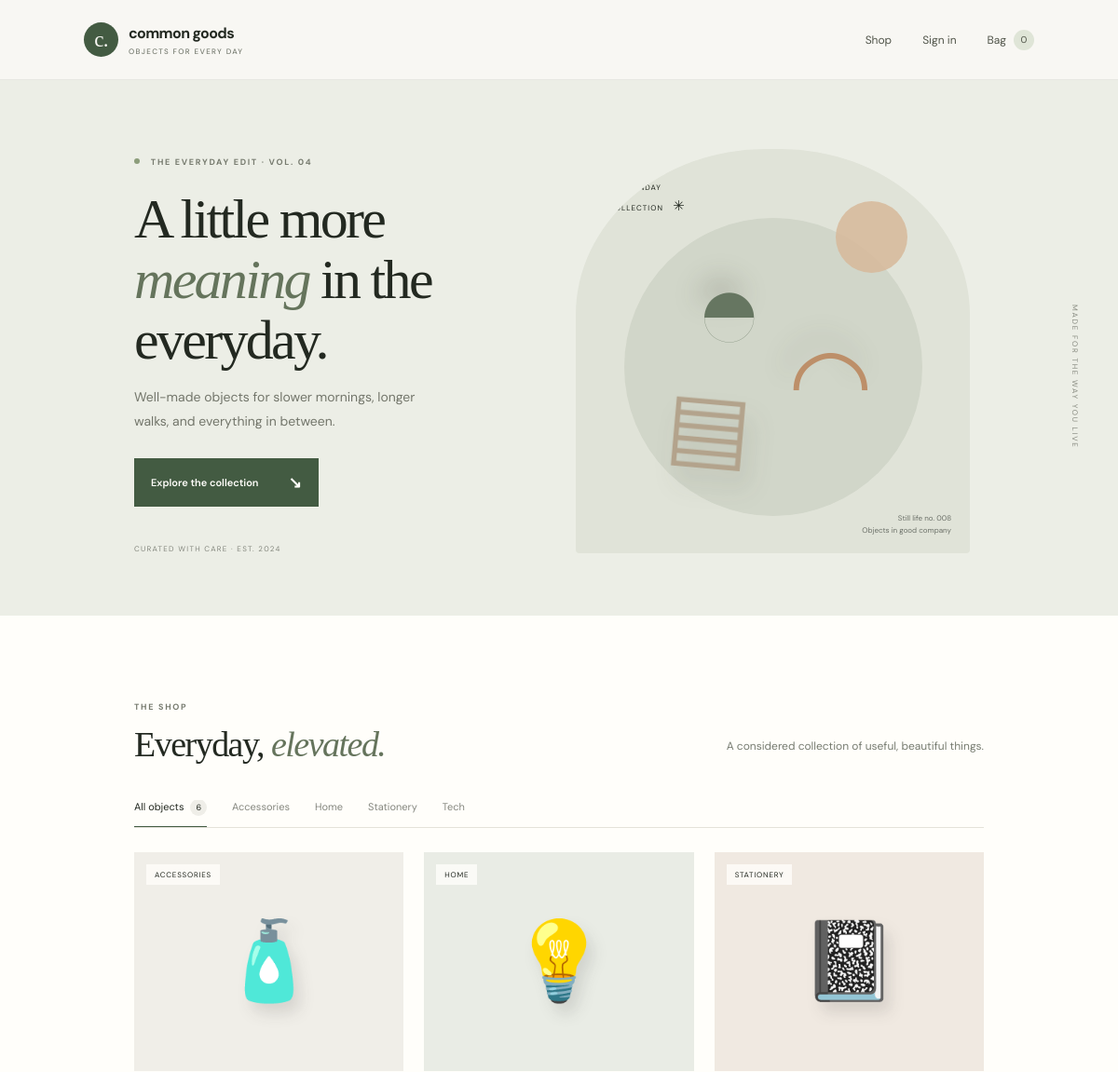
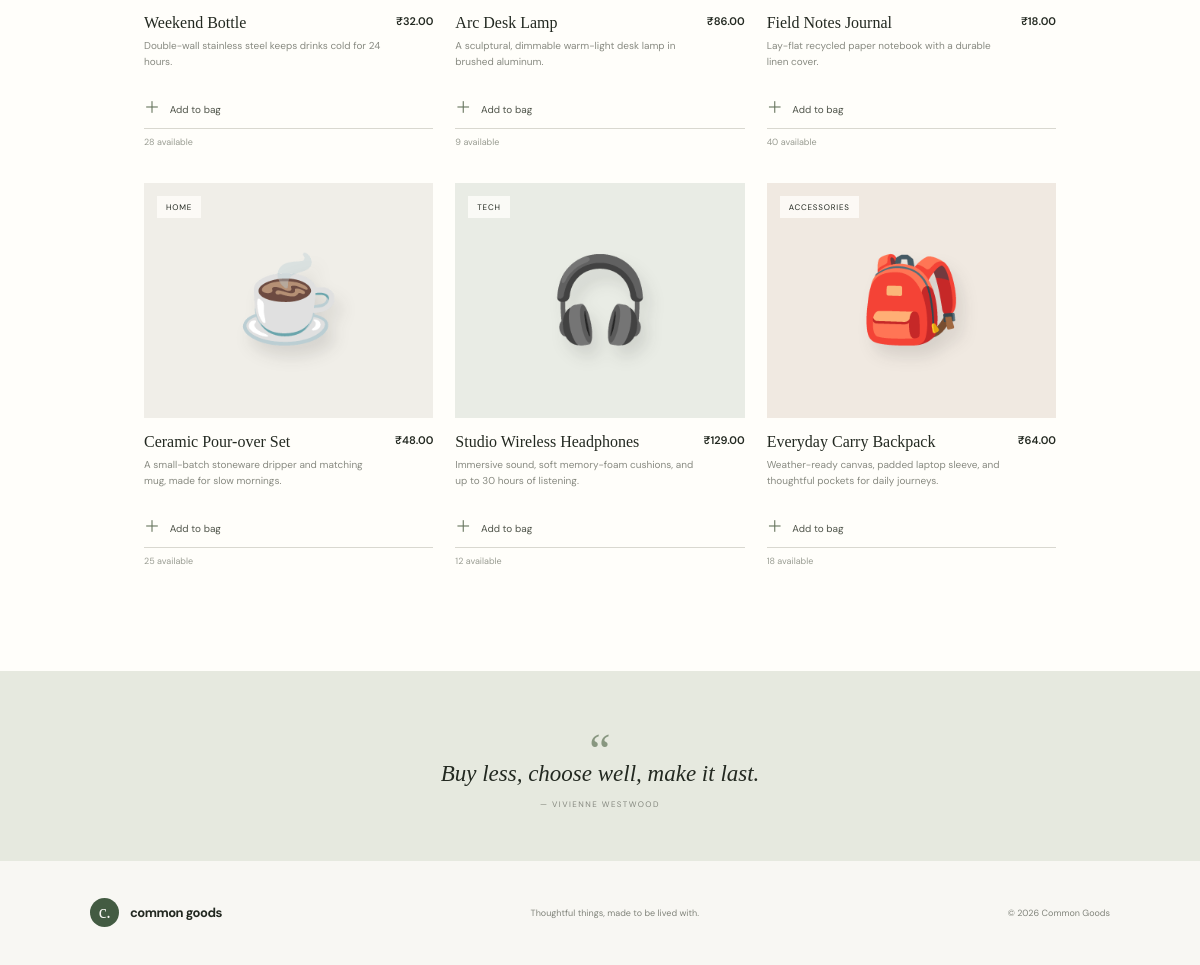
The page / on the database its author committed (2 pictures, top to bottom).
### tables this page shows
CREATE TABLE products(id INTEGER PRIMARY KEY, name TEXT NOT NULL, description TEXT NOT NULL DEFAULT '',
      price REAL NOT NULL CHECK(price>=0), image TEXT NOT NULL DEFAULT '', stock INTEGER NOT NULL DEFAULT 0 CHECK(stock>=0),
      category TEXT NOT NULL DEFAULT 'General', created_at TEXT NOT NULL DEFAULT CURRENT_TIMESTAMP);

### app.py (the view)
@app.get("/")
def home():
    category = request.args.get("category", "")
    sql, params = "SELECT * FROM products WHERE stock>0", []
    if category:
        sql += " AND category=?"; params.append(category)
    products = db().execute(sql + " ORDER BY id DESC", params).fetchall()
    categories = db().execute("SELECT DISTINCT category FROM products ORDER BY category").fetchall()
    return render_template("home.html", products=products, categories=categories, selected=category)

### app.py (called while the page is built)
def db():
    if "db" not in g:
        g.db = sqlite3.connect(DB_PATH)
        g.db.row_factory = sqlite3.Row
        g.db.execute("PRAGMA foreign_keys = ON")
    return g.db

@app.before_request
def load_user():
    if "csrf_token" not in session:
        session["csrf_token"] = secrets.token_urlsafe(32)
    if request.method == "POST" and request.path != "/payment/callback" and not hmac.compare_digest(request.form.get("csrf_token", ""), session["csrf_token"]):
        abort(400)
    g.user = db().execute("SELECT * FROM users WHERE id=?", (session.get("user_id"),)).fetchone() if session.get("user_id") else None

@app.context_processor
def nav_data():
    count = 0
    if getattr(g, "user", None):
        row = db().execute("SELECT COALESCE(SUM(quantity),0) n FROM cart_items WHERE user_id=?", (g.user["id"],)).fetchone()
        count = row["n"]
    return {"cart_count": count, "csrf_token": session.get("csrf_token", "")}

### templates/home.html
{% extends 'base.html' %}{% block title %}Thoughtful things for every day{% endblock %}{% block content %}
<section class="hero"><div class="hero-copy"><div class="eyebrow"><span></span> THE EVERYDAY EDIT · VOL. 04</div><h1>A little more<br><em>meaning</em> in the<br>everyday.</h1><p>Well-made objects for slower mornings, longer walks, and everything in between.</p><a class="button button-dark" href="#shop">Explore the collection <span>↘</span></a><div class="hero-note">CURATED WITH CARE · EST. 2024</div></div><div class="hero-art"><div class="sun"></div><div class="art-label">THE SUNDAY<br>COLLECTION <span>✳</span></div><div class="hero-object object-vase">◒</div><div class="hero-object object-cup">◡</div><div class="hero-object object-book">▤</div><div class="hero-art-caption">Still life no. 008<br>Objects in good company</div></div><div class="hero-side">MADE FOR THE WAY YOU LIVE</div></section>
<section class="shop-section" id="shop"><div class="section-heading"><div><div class="eyebrow">THE SHOP</div><h2>Everyday, <em>elevated.</em></h2></div><p>A considered collection of useful, beautiful things.</p></div>
<div class="filters"><a class="filter {% if not selected %}active{% endif %}" href="{{ url_for('home') }}">All objects <span>{{ products|length }}</span></a>{% for cat in categories %}<a class="filter {% if selected==cat.category %}active{% endif %}" href="{{ url_for('home',category=cat.category) }}">{{ cat.category }}</a>{% endfor %}</div>
<div class="product-grid">{% for p in products %}<article class="product-card"><a class="product-image" href="#product-{{ p.id }}"><span class="product-emoji">{{ p.image }}</span><span class="image-badge">{{ p.category }}</span></a><div class="product-meta"><div><h3>{{ p.name }}</h3><p>{{ p.description }}</p></div><span class="price">₹{{ '%.2f'|format(p.price) }}</span></div><form method="post" action="{{ url_for('cart_add',product_id=p.id) }}"><input type="hidden" name="csrf_token" value="{{ csrf_token }}"><button class="add-button" type="submit"><span>＋</span> Add to bag</button></form><div id="product-{{ p.id }}" class="stock-note">{{ p.stock }} available</div></article>{% else %}<p>No products in this collection yet.</p>{% endfor %}</div></section>
<section class="quote-band"><span class="quote-mark">“</span><p>Buy less, choose well, make it last.</p><span class="quote-by">— VIVIENNE WESTWOOD</span></section>
{% endblock %}

### templates/base.html (shortened to what this page needs)
<!doctype html>
<html lang="en">
<head>
  <link rel="stylesheet" href="{{ url_for('static', filename='style.css') }}">
  <link rel="stylesheet" href="{{ url_for('static', filename='payments.css') }}">
</head>
<body>
<header class="site-header"><a class="brand" href="{{ url_for('home') }}"><span class="brand-mark">c.</span><span>common goods<span class="brand-caption">OBJECTS FOR EVERY DAY</span></span></a>
  <nav class="main-nav"><a href="{{ url_for('home') }}">Shop</a>{% if g.user %}<a href="{{ url_for('orders') }}">Orders</a>{% if g.user.is_admin %}<a href="{{ url_for('admin') }}">Admin</a>{% endif %}<form action="{{ url_for('logout') }}" method="post" class="inline"><input type="hidden" name="csrf_token" value="{{ csrf_token }}"><button class="nav-button" type="submit">Sign out</button></form>{% else %}<a href="{{ url_for('login') }}">Sign in</a>{% endif %}<a class="bag-link" href="{{ url_for('cart') }}" aria-label="Shopping bag, {{ cart_count }} items">Bag <span class="bag-count">{{ cart_count }}</span></a></nav>
</header>
<main>{% block content %}{% endblock %}</main>
<footer class="site-footer"><a class="brand footer-brand" href="{{ url_for('home') }}"><span class="brand-mark">c.</span> common goods</a><span>Thoughtful things, made to be lived with.</span><span>© 2026 Common Goods</span></footer>
</body></html>

### rows shown on the page
products: image "🧴", category "ACCESSORIES", name "Weekend Bottle", description "Double-wall stainless steel keeps drinks cold for 24 hours.", price "32.00", stock "28"
products: image "💡", category "HOME", name "Arc Desk Lamp", description "A sculptural, dimmable warm-light desk lamp in brushed aluminum.", price "86.00", stock "9"
products: image "📓", category "STATIONERY", name "Field Notes Journal", description "Lay-flat recycled paper notebook with a durable linen cover.", price "18.00", stock "40"
products: image "☕", category "HOME", name "Ceramic Pour-over Set", description "A small-batch stoneware dripper and matching mug, made for slow mornings.", price "48.00", stock "25"
products: image "🎧", category "TECH", name "Studio Wireless Headphones", description "Immersive sound, soft memory-foam cushions, and up to 30 hours of listening.", price "129.00", stock "12"
products: image "🎒", category "ACCESSORIES", name "Everyday Carry Backpack", description "Weather-ready canvas, padded laptop sleeve, and thoughtful pockets for daily journeys.", price "64.00", stock "18"

### other values the page prints
{{ cart_count }} "0"
{{ products|length }} "6"
{{ cat.category }} "Accessories" "Home" "Stationery" "Tech"
